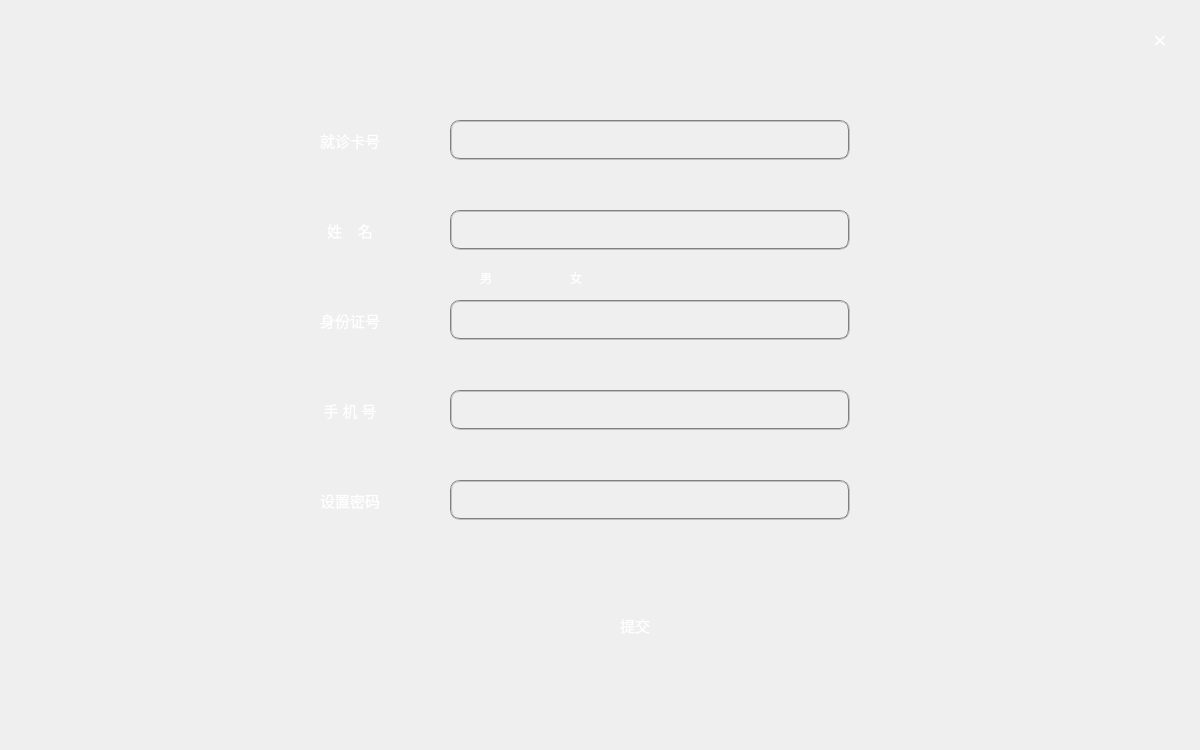
<?xml version="1.0" encoding="UTF-8"?>
<ui version="4.0">
 <class>reg</class>
 <widget class="QDialog" name="reg">
  <property name="geometry">
   <rect>
    <x>0</x>
    <y>0</y>
    <width>1200</width>
    <height>750</height>
   </rect>
  </property>
  <property name="windowTitle">
   <string>注册</string>
  </property>
  <property name="styleSheet">
   <string notr="true">background-image: url(:/image/29507-106.jpg);</string>
  </property>
  <widget class="QPushButton" name="pushButton">
   <property name="geometry">
    <rect>
     <x>1140</x>
     <y>20</y>
     <width>40</width>
     <height>40</height>
    </rect>
   </property>
   <property name="font">
    <font>
     <family>幼圆</family>
     <pointsize>18</pointsize>
    </font>
   </property>
   <property name="styleSheet">
    <string notr="true">color: rgb(255, 255, 255);
border-radius:10px;
</string>
   </property>
   <property name="text">
    <string>×</string>
   </property>
  </widget>
  <widget class="QLabel" name="label">
   <property name="geometry">
    <rect>
     <x>300</x>
     <y>120</y>
     <width>100</width>
     <height>40</height>
    </rect>
   </property>
   <property name="font">
    <font>
     <family>幼圆</family>
     <pointsize>11</pointsize>
    </font>
   </property>
   <property name="styleSheet">
    <string notr="true">color: rgb(255, 255, 255);
background:transparent;</string>
   </property>
   <property name="text">
    <string>就诊卡号</string>
   </property>
   <property name="alignment">
    <set>Qt::AlignCenter</set>
   </property>
  </widget>
  <widget class="QLineEdit" name="lineEdit">
   <property name="geometry">
    <rect>
     <x>450</x>
     <y>120</y>
     <width>400</width>
     <height>40</height>
    </rect>
   </property>
   <property name="font">
    <font>
     <family>Consolas</family>
     <pointsize>11</pointsize>
    </font>
   </property>
   <property name="styleSheet">
    <string notr="true">color: rgb(255, 255, 255);
background:transparent;
border:2px groove gray;border-radius:10px;padding:2px 4px;</string>
   </property>
  </widget>
  <widget class="QLineEdit" name="lineEdit_2">
   <property name="geometry">
    <rect>
     <x>450</x>
     <y>210</y>
     <width>400</width>
     <height>40</height>
    </rect>
   </property>
   <property name="font">
    <font>
     <family>幼圆</family>
     <pointsize>11</pointsize>
    </font>
   </property>
   <property name="styleSheet">
    <string notr="true">color: rgb(255, 255, 255);
background:transparent;
border:2px groove gray;border-radius:10px;padding:2px 4px;</string>
   </property>
  </widget>
  <widget class="QLabel" name="label_2">
   <property name="geometry">
    <rect>
     <x>300</x>
     <y>210</y>
     <width>100</width>
     <height>40</height>
    </rect>
   </property>
   <property name="font">
    <font>
     <family>幼圆</family>
     <pointsize>11</pointsize>
    </font>
   </property>
   <property name="styleSheet">
    <string notr="true">color: rgb(255, 255, 255);
background:transparent;</string>
   </property>
   <property name="text">
    <string>姓    名</string>
   </property>
   <property name="alignment">
    <set>Qt::AlignCenter</set>
   </property>
  </widget>
  <widget class="QLineEdit" name="lineEdit_3">
   <property name="geometry">
    <rect>
     <x>450</x>
     <y>300</y>
     <width>400</width>
     <height>40</height>
    </rect>
   </property>
   <property name="font">
    <font>
     <family>Consolas</family>
     <pointsize>11</pointsize>
    </font>
   </property>
   <property name="styleSheet">
    <string notr="true">color: rgb(255, 255, 255);
background:transparent;
border:2px groove gray;border-radius:10px;padding:2px 4px;</string>
   </property>
  </widget>
  <widget class="QLabel" name="label_3">
   <property name="geometry">
    <rect>
     <x>300</x>
     <y>300</y>
     <width>100</width>
     <height>40</height>
    </rect>
   </property>
   <property name="font">
    <font>
     <family>幼圆</family>
     <pointsize>11</pointsize>
    </font>
   </property>
   <property name="styleSheet">
    <string notr="true">color: rgb(255, 255, 255);
background:transparent;</string>
   </property>
   <property name="text">
    <string>身份证号</string>
   </property>
   <property name="alignment">
    <set>Qt::AlignCenter</set>
   </property>
  </widget>
  <widget class="QLineEdit" name="lineEdit_4">
   <property name="geometry">
    <rect>
     <x>450</x>
     <y>390</y>
     <width>400</width>
     <height>40</height>
    </rect>
   </property>
   <property name="font">
    <font>
     <family>Consolas</family>
     <pointsize>11</pointsize>
    </font>
   </property>
   <property name="styleSheet">
    <string notr="true">color: rgb(255, 255, 255);
background:transparent;
border:2px groove gray;border-radius:10px;padding:2px 4px;</string>
   </property>
  </widget>
  <widget class="QLabel" name="label_4">
   <property name="geometry">
    <rect>
     <x>300</x>
     <y>390</y>
     <width>100</width>
     <height>40</height>
    </rect>
   </property>
   <property name="font">
    <font>
     <family>幼圆</family>
     <pointsize>11</pointsize>
    </font>
   </property>
   <property name="styleSheet">
    <string notr="true">color: rgb(255, 255, 255);
background:transparent;</string>
   </property>
   <property name="text">
    <string>手 机 号</string>
   </property>
   <property name="alignment">
    <set>Qt::AlignCenter</set>
   </property>
  </widget>
  <widget class="QLabel" name="label_5">
   <property name="geometry">
    <rect>
     <x>300</x>
     <y>480</y>
     <width>100</width>
     <height>40</height>
    </rect>
   </property>
   <property name="font">
    <font>
     <family>幼圆</family>
     <pointsize>11</pointsize>
    </font>
   </property>
   <property name="styleSheet">
    <string notr="true">color: rgb(255, 255, 255);
background:transparent;</string>
   </property>
   <property name="text">
    <string>设置密码</string>
   </property>
   <property name="alignment">
    <set>Qt::AlignCenter</set>
   </property>
  </widget>
  <widget class="QLineEdit" name="lineEdit_5">
   <property name="geometry">
    <rect>
     <x>450</x>
     <y>480</y>
     <width>400</width>
     <height>40</height>
    </rect>
   </property>
   <property name="font">
    <font>
     <family>Consolas</family>
     <pointsize>11</pointsize>
    </font>
   </property>
   <property name="styleSheet">
    <string notr="true">color: rgb(255, 255, 255);
background:transparent;
border:2px groove gray;border-radius:10px;padding:2px 4px;</string>
   </property>
   <property name="echoMode">
    <enum>QLineEdit::Password</enum>
   </property>
  </widget>
  <widget class="QPushButton" name="pushButton_2">
   <property name="geometry">
    <rect>
     <x>575</x>
     <y>600</y>
     <width>120</width>
     <height>50</height>
    </rect>
   </property>
   <property name="font">
    <font>
     <family>幼圆</family>
     <pointsize>11</pointsize>
    </font>
   </property>
   <property name="styleSheet">
    <string notr="true">color: rgb(255, 255, 255);
border-radius:10px;</string>
   </property>
   <property name="text">
    <string>提交</string>
   </property>
  </widget>
  <widget class="QLabel" name="label_6">
   <property name="geometry">
    <rect>
     <x>870</x>
     <y>120</y>
     <width>191</width>
     <height>40</height>
    </rect>
   </property>
   <property name="font">
    <font>
     <family>幼圆</family>
     <pointsize>9</pointsize>
    </font>
   </property>
   <property name="styleSheet">
    <string notr="true">color: rgb(255, 0, 0);
background:transparent;</string>
   </property>
   <property name="text">
    <string/>
   </property>
   <property name="alignment">
    <set>Qt::AlignLeading|Qt::AlignLeft|Qt::AlignVCenter</set>
   </property>
  </widget>
  <widget class="QLabel" name="label_7">
   <property name="geometry">
    <rect>
     <x>870</x>
     <y>210</y>
     <width>191</width>
     <height>40</height>
    </rect>
   </property>
   <property name="font">
    <font>
     <family>幼圆</family>
     <pointsize>9</pointsize>
    </font>
   </property>
   <property name="styleSheet">
    <string notr="true">color: rgb(255, 0, 0);
background:transparent;</string>
   </property>
   <property name="text">
    <string/>
   </property>
   <property name="alignment">
    <set>Qt::AlignLeading|Qt::AlignLeft|Qt::AlignVCenter</set>
   </property>
  </widget>
  <widget class="QLabel" name="label_8">
   <property name="geometry">
    <rect>
     <x>870</x>
     <y>300</y>
     <width>191</width>
     <height>40</height>
    </rect>
   </property>
   <property name="font">
    <font>
     <family>幼圆</family>
     <pointsize>9</pointsize>
    </font>
   </property>
   <property name="styleSheet">
    <string notr="true">color: rgb(255, 0, 0);
background:transparent;</string>
   </property>
   <property name="text">
    <string/>
   </property>
   <property name="alignment">
    <set>Qt::AlignLeading|Qt::AlignLeft|Qt::AlignVCenter</set>
   </property>
  </widget>
  <widget class="QLabel" name="label_9">
   <property name="geometry">
    <rect>
     <x>870</x>
     <y>390</y>
     <width>191</width>
     <height>40</height>
    </rect>
   </property>
   <property name="font">
    <font>
     <family>幼圆</family>
     <pointsize>9</pointsize>
    </font>
   </property>
   <property name="styleSheet">
    <string notr="true">color: rgb(255, 0, 0);
background:transparent;</string>
   </property>
   <property name="text">
    <string/>
   </property>
   <property name="alignment">
    <set>Qt::AlignLeading|Qt::AlignLeft|Qt::AlignVCenter</set>
   </property>
  </widget>
  <widget class="QLabel" name="label_10">
   <property name="geometry">
    <rect>
     <x>870</x>
     <y>480</y>
     <width>191</width>
     <height>40</height>
    </rect>
   </property>
   <property name="font">
    <font>
     <family>幼圆</family>
     <pointsize>9</pointsize>
    </font>
   </property>
   <property name="styleSheet">
    <string notr="true">color: rgb(255, 0, 0);
background:transparent;</string>
   </property>
   <property name="text">
    <string/>
   </property>
   <property name="alignment">
    <set>Qt::AlignLeading|Qt::AlignLeft|Qt::AlignVCenter</set>
   </property>
  </widget>
  <widget class="QLabel" name="label_11">
   <property name="geometry">
    <rect>
     <x>450</x>
     <y>20</y>
     <width>300</width>
     <height>60</height>
    </rect>
   </property>
   <property name="font">
    <font>
     <family>幼圆</family>
     <pointsize>21</pointsize>
    </font>
   </property>
   <property name="styleSheet">
    <string notr="true">color: rgb(255, 255, 255);
background:transparent;</string>
   </property>
   <property name="text">
    <string/>
   </property>
   <property name="alignment">
    <set>Qt::AlignCenter</set>
   </property>
  </widget>
  <widget class="QRadioButton" name="radioButton">
   <property name="geometry">
    <rect>
     <x>460</x>
     <y>270</y>
     <width>69</width>
     <height>15</height>
    </rect>
   </property>
   <property name="font">
    <font>
     <family>幼圆</family>
    </font>
   </property>
   <property name="styleSheet">
    <string notr="true">color: rgb(255, 255, 255);
background:transparent;</string>
   </property>
   <property name="text">
    <string>男</string>
   </property>
  </widget>
  <widget class="QRadioButton" name="radioButton_2">
   <property name="geometry">
    <rect>
     <x>550</x>
     <y>270</y>
     <width>69</width>
     <height>15</height>
    </rect>
   </property>
   <property name="font">
    <font>
     <family>幼圆</family>
    </font>
   </property>
   <property name="styleSheet">
    <string notr="true">color: rgb(255, 255, 255);
background:transparent;</string>
   </property>
   <property name="text">
    <string>女</string>
   </property>
  </widget>
  <widget class="QLabel" name="label_12">
   <property name="geometry">
    <rect>
     <x>630</x>
     <y>270</y>
     <width>191</width>
     <height>21</height>
    </rect>
   </property>
   <property name="font">
    <font>
     <family>幼圆</family>
     <pointsize>9</pointsize>
    </font>
   </property>
   <property name="styleSheet">
    <string notr="true">color: rgb(255, 0, 0);
background:transparent;</string>
   </property>
   <property name="text">
    <string/>
   </property>
   <property name="alignment">
    <set>Qt::AlignLeading|Qt::AlignLeft|Qt::AlignVCenter</set>
   </property>
  </widget>
 </widget>
 <resources/>
 <connections/>
</ui>
